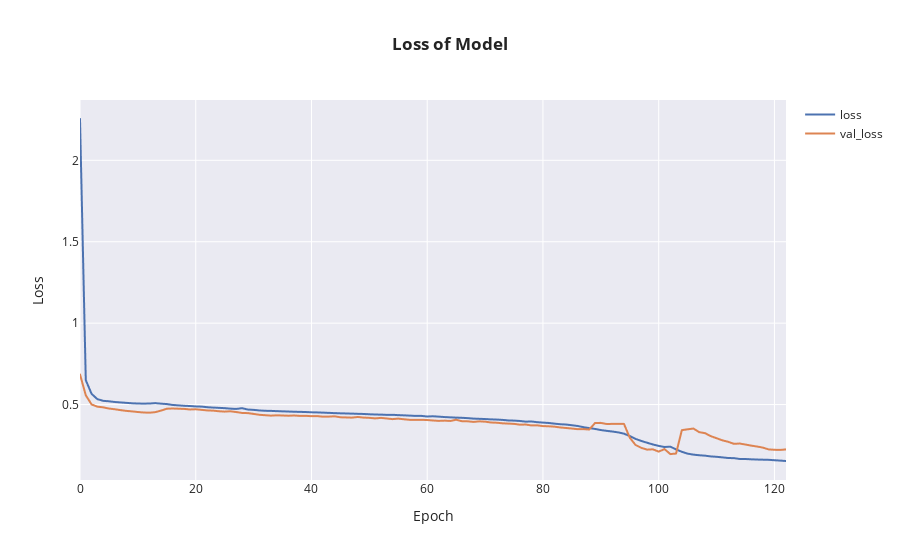

Notebook source saved alongside this figure:
### Code cell
import plotly.graph_objects as go

fig = go.Figure( )
fig.add_trace(go.Scattergl(y=history.history['loss'], name='loss')) 
fig.add_trace(go.Scattergl(y=history.history['val_loss'], name='val_loss')) 
fig.update_layout(title="<b>Loss of Model</b>", xaxis_title='Epoch', yaxis_title='Loss', template='seaborn')
fig.show( )
